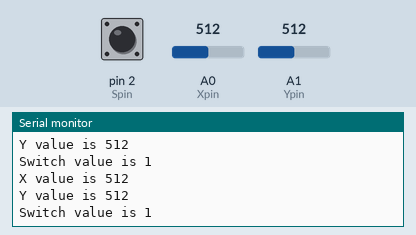
This sketch was run on a simulated Arduino Uno, built with avr-gcc and run on an emulated ATmega328P. On the bench: the last lines printed to the serial monitor. The test bench sets the inputs (shaded band); at power-on: A0 (Xpin) = 512, A1 (Ypin) = 512, pin 2 (Spin) HIGH.

Above: at 2.0 s.
2.1 s: A0 (Xpin) set to 716
At 3.2 s:
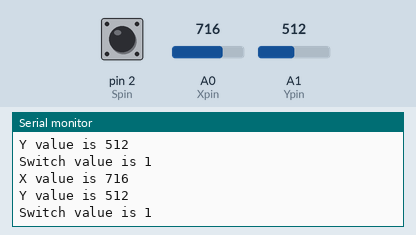
3.8 s: A1 (Ypin) set to 716
At 5.4 s:
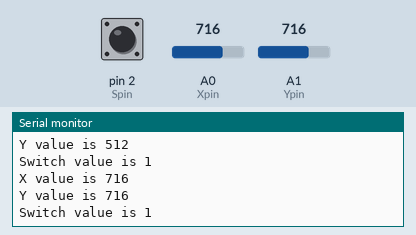
5.5 s: pin 2 (Spin) pulled LOW for 1.45 s
At 7.2 s:
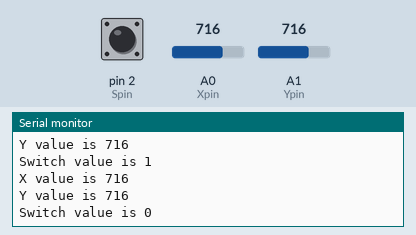
8.4 s: A0 (Xpin) set to 900
At 9.2 s:
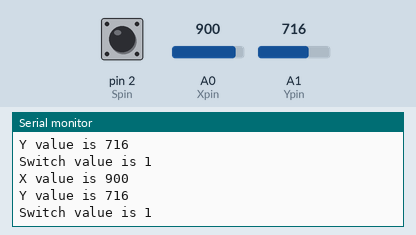
10.1 s: A1 (Ypin) set to 900
At 12.0 s:
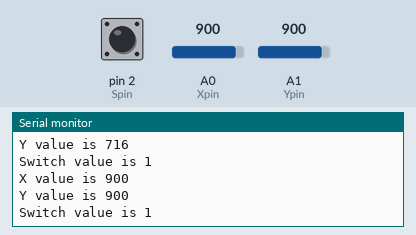
Timing chart, 0 to 12.8 s (numbered marks = the images above; inputs shaded):
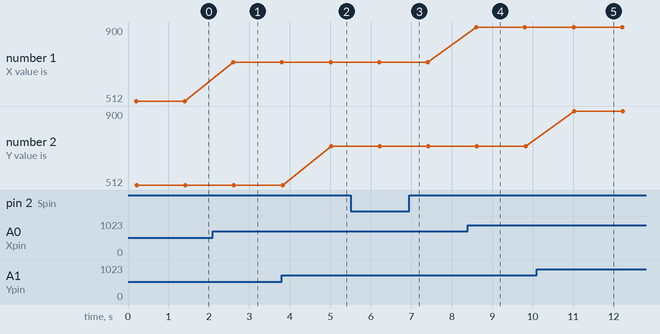

Measured:
- after the input at 2.1 s, the serial monitor: prints a new line after 0.50 s (image 1)
- after the input at 3.8 s, the serial monitor: prints a new line after 1.2 s (image 2)
- after the input at 5.5 s, the serial monitor: prints a new line after 0.74 s (image 3)
- after the input at 8.4 s, the serial monitor: prints a new line after 0.21 s (image 4)
- after the input at 10.1 s, the serial monitor: prints a new line after 0.93 s (image 5)
- plotted number 1: 512 → 716 after the input at 2.1 s, 716 → 900 after the input at 8.4 s

The sketch:

32Joystick.ino
```cpp
int Xpin=A0;
int Ypin=A1;;
//switch pin
int Spin=2;
//read values
int Xval;
int Yval;
//switch value
int Sval;
void setup() {
Serial.begin(9600);
pinMode(Xpin, INPUT);
pinMode(Ypin, INPUT);
pinMode(Spin, INPUT);

digitalWrite(Spin, HIGH);
}

void loop() {
Xval=analogRead(Xpin);
Yval=analogRead(Ypin);
Sval=digitalRead(Spin);
delay(200);

Serial.print("X value is ");
Serial.println(Xval);
Serial.print("Y value is ");
Serial.println(Yval);
Serial.print("Switch value is ");
Serial.println(Sval);
delay(1000);
}
```
